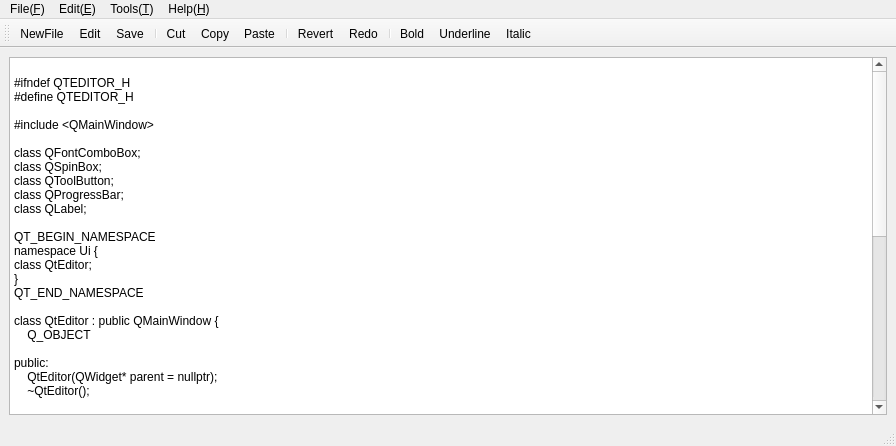
<?xml version="1.0" encoding="UTF-8"?>
<ui version="4.0">
 <class>QtEditor</class>
 <widget class="QMainWindow" name="QtEditor">
  <property name="geometry">
   <rect>
    <x>0</x>
    <y>0</y>
    <width>896</width>
    <height>446</height>
   </rect>
  </property>
  <property name="windowTitle">
   <string>QtEditor</string>
  </property>
  <widget class="QWidget" name="centralwidget">
   <layout class="QGridLayout" name="gridLayout">
    <item row="0" column="0">
     <widget class="QTextEdit" name="textEdit">
      <property name="html">
       <string>&lt;!DOCTYPE HTML PUBLIC &quot;-//W3C//DTD HTML 4.0//EN&quot; &quot;http://www.w3.org/TR/REC-html40/strict.dtd&quot;&gt;
&lt;html&gt;&lt;head&gt;&lt;meta name=&quot;qrichtext&quot; content=&quot;1&quot; /&gt;&lt;meta charset=&quot;utf-8&quot; /&gt;&lt;style type=&quot;text/css&quot;&gt;
p, li { white-space: pre-wrap; }
hr { height: 1px; border-width: 0; }
li.unchecked::marker { content: &quot;\2610&quot;; }
li.checked::marker { content: &quot;\2612&quot;; }
&lt;/style&gt;&lt;/head&gt;&lt;body style=&quot; font-family:'Microsoft YaHei UI'; font-size:9pt; font-weight:400; font-style:normal;&quot;&gt;
&lt;p style=&quot;-qt-paragraph-type:empty; margin-top:0px; margin-bottom:0px; margin-left:0px; margin-right:0px; -qt-block-indent:0; text-indent:0px;&quot;&gt;&lt;br /&gt;&lt;/p&gt;
&lt;p style=&quot; margin-top:0px; margin-bottom:0px; margin-left:0px; margin-right:0px; -qt-block-indent:0; text-indent:0px;&quot;&gt;#ifndef QTEDITOR_H&lt;/p&gt;
&lt;p style=&quot; margin-top:0px; margin-bottom:0px; margin-left:0px; margin-right:0px; -qt-block-indent:0; text-indent:0px;&quot;&gt;#define QTEDITOR_H&lt;/p&gt;
&lt;p style=&quot;-qt-paragraph-type:empty; margin-top:0px; margin-bottom:0px; margin-left:0px; margin-right:0px; -qt-block-indent:0; text-indent:0px;&quot;&gt;&lt;br /&gt;&lt;/p&gt;
&lt;p style=&quot; margin-top:0px; margin-bottom:0px; margin-left:0px; margin-right:0px; -qt-block-indent:0; text-indent:0px;&quot;&gt;#include &amp;lt;QMainWindow&amp;gt;&lt;/p&gt;
&lt;p style=&quot;-qt-paragraph-type:empty; margin-top:0px; margin-bottom:0px; margin-left:0px; margin-right:0px; -qt-block-indent:0; text-indent:0px;&quot;&gt;&lt;br /&gt;&lt;/p&gt;
&lt;p style=&quot; margin-top:0px; margin-bottom:0px; margin-left:0px; margin-right:0px; -qt-block-indent:0; text-indent:0px;&quot;&gt;class QFontComboBox;&lt;/p&gt;
&lt;p style=&quot; margin-top:0px; margin-bottom:0px; margin-left:0px; margin-right:0px; -qt-block-indent:0; text-indent:0px;&quot;&gt;class QSpinBox;&lt;/p&gt;
&lt;p style=&quot; margin-top:0px; margin-bottom:0px; margin-left:0px; margin-right:0px; -qt-block-indent:0; text-indent:0px;&quot;&gt;class QToolButton;&lt;/p&gt;
&lt;p style=&quot; margin-top:0px; margin-bottom:0px; margin-left:0px; margin-right:0px; -qt-block-indent:0; text-indent:0px;&quot;&gt;class QProgressBar;&lt;/p&gt;
&lt;p style=&quot; margin-top:0px; margin-bottom:0px; margin-left:0px; margin-right:0px; -qt-block-indent:0; text-indent:0px;&quot;&gt;class QLabel;&lt;/p&gt;
&lt;p style=&quot;-qt-paragraph-type:empty; margin-top:0px; margin-bottom:0px; margin-left:0px; margin-right:0px; -qt-block-indent:0; text-indent:0px;&quot;&gt;&lt;br /&gt;&lt;/p&gt;
&lt;p style=&quot; margin-top:0px; margin-bottom:0px; margin-left:0px; margin-right:0px; -qt-block-indent:0; text-indent:0px;&quot;&gt;QT_BEGIN_NAMESPACE&lt;/p&gt;
&lt;p style=&quot; margin-top:0px; margin-bottom:0px; margin-left:0px; margin-right:0px; -qt-block-indent:0; text-indent:0px;&quot;&gt;namespace Ui {&lt;/p&gt;
&lt;p style=&quot; margin-top:0px; margin-bottom:0px; margin-left:0px; margin-right:0px; -qt-block-indent:0; text-indent:0px;&quot;&gt;class QtEditor;&lt;/p&gt;
&lt;p style=&quot; margin-top:0px; margin-bottom:0px; margin-left:0px; margin-right:0px; -qt-block-indent:0; text-indent:0px;&quot;&gt;}&lt;/p&gt;
&lt;p style=&quot; margin-top:0px; margin-bottom:0px; margin-left:0px; margin-right:0px; -qt-block-indent:0; text-indent:0px;&quot;&gt;QT_END_NAMESPACE&lt;/p&gt;
&lt;p style=&quot;-qt-paragraph-type:empty; margin-top:0px; margin-bottom:0px; margin-left:0px; margin-right:0px; -qt-block-indent:0; text-indent:0px;&quot;&gt;&lt;br /&gt;&lt;/p&gt;
&lt;p style=&quot; margin-top:0px; margin-bottom:0px; margin-left:0px; margin-right:0px; -qt-block-indent:0; text-indent:0px;&quot;&gt;class QtEditor : public QMainWindow {&lt;/p&gt;
&lt;p style=&quot; margin-top:0px; margin-bottom:0px; margin-left:0px; margin-right:0px; -qt-block-indent:0; text-indent:0px;&quot;&gt;    Q_OBJECT&lt;/p&gt;
&lt;p style=&quot;-qt-paragraph-type:empty; margin-top:0px; margin-bottom:0px; margin-left:0px; margin-right:0px; -qt-block-indent:0; text-indent:0px;&quot;&gt;&lt;br /&gt;&lt;/p&gt;
&lt;p style=&quot; margin-top:0px; margin-bottom:0px; margin-left:0px; margin-right:0px; -qt-block-indent:0; text-indent:0px;&quot;&gt;public:&lt;/p&gt;
&lt;p style=&quot; margin-top:0px; margin-bottom:0px; margin-left:0px; margin-right:0px; -qt-block-indent:0; text-indent:0px;&quot;&gt;    QtEditor(QWidget* parent = nullptr);&lt;/p&gt;
&lt;p style=&quot; margin-top:0px; margin-bottom:0px; margin-left:0px; margin-right:0px; -qt-block-indent:0; text-indent:0px;&quot;&gt;    ~QtEditor();&lt;/p&gt;
&lt;p style=&quot;-qt-paragraph-type:empty; margin-top:0px; margin-bottom:0px; margin-left:0px; margin-right:0px; -qt-block-indent:0; text-indent:0px;&quot;&gt;&lt;br /&gt;&lt;/p&gt;
&lt;p style=&quot; margin-top:0px; margin-bottom:0px; margin-left:0px; margin-right:0px; -qt-block-indent:0; text-indent:0px;&quot;&gt;private slots:&lt;/p&gt;
&lt;p style=&quot; margin-top:0px; margin-bottom:0px; margin-left:0px; margin-right:0px; -qt-block-indent:0; text-indent:0px;&quot;&gt;    void on_actionNewFile_triggered();&lt;/p&gt;
&lt;p style=&quot;-qt-paragraph-type:empty; margin-top:0px; margin-bottom:0px; margin-left:0px; margin-right:0px; -qt-block-indent:0; text-indent:0px;&quot;&gt;&lt;br /&gt;&lt;/p&gt;
&lt;p style=&quot; margin-top:0px; margin-bottom:0px; margin-left:0px; margin-right:0px; -qt-block-indent:0; text-indent:0px;&quot;&gt;    void on_actionEdit_triggered();&lt;/p&gt;
&lt;p style=&quot;-qt-paragraph-type:empty; margin-top:0px; margin-bottom:0px; margin-left:0px; margin-right:0px; -qt-block-indent:0; text-indent:0px;&quot;&gt;&lt;br /&gt;&lt;/p&gt;
&lt;p style=&quot; margin-top:0px; margin-bottom:0px; margin-left:0px; margin-right:0px; -qt-block-indent:0; text-indent:0px;&quot;&gt;    void on_actionSave_triggered();&lt;/p&gt;
&lt;p style=&quot;-qt-paragraph-type:empty; margin-top:0px; margin-bottom:0px; margin-left:0px; margin-right:0px; -qt-block-indent:0; text-indent:0px;&quot;&gt;&lt;br /&gt;&lt;/p&gt;
&lt;p style=&quot; margin-top:0px; margin-bottom:0px; margin-left:0px; margin-right:0px; -qt-block-indent:0; text-indent:0px;&quot;&gt;    void on_textEdit_copyAvailable(bool b);&lt;/p&gt;
&lt;p style=&quot;-qt-paragraph-type:empty; margin-top:0px; margin-bottom:0px; margin-left:0px; margin-right:0px; -qt-block-indent:0; text-indent:0px;&quot;&gt;&lt;br /&gt;&lt;/p&gt;
&lt;p style=&quot; margin-top:0px; margin-bottom:0px; margin-left:0px; margin-right:0px; -qt-block-indent:0; text-indent:0px;&quot;&gt;    void on_textEdit_selectionChanged();&lt;/p&gt;
&lt;p style=&quot; margin-top:0px; margin-bottom:0px; margin-left:0px; margin-right:0px; -qt-block-indent:0; text-indent:0px;&quot;&gt;    &lt;/p&gt;
&lt;p style=&quot; margin-top:0px; margin-bottom:0px; margin-left:0px; margin-right:0px; -qt-block-indent:0; text-indent:0px;&quot;&gt;    void on_actionBold_triggered(bool checked);&lt;/p&gt;
&lt;p style=&quot; margin-top:0px; margin-bottom:0px; margin-left:0px; margin-right:0px; -qt-block-indent:0; text-indent:0px;&quot;&gt;    &lt;/p&gt;
&lt;p style=&quot; margin-top:0px; margin-bottom:0px; margin-left:0px; margin-right:0px; -qt-block-indent:0; text-indent:0px;&quot;&gt;private:&lt;/p&gt;
&lt;p style=&quot; margin-top:0px; margin-bottom:0px; margin-left:0px; margin-right:0px; -qt-block-indent:0; text-indent:0px;&quot;&gt;    Ui::QtEditor* ui;&lt;/p&gt;
&lt;p style=&quot; margin-top:0px; margin-bottom:0px; margin-left:0px; margin-right:0px; -qt-block-indent:0; text-indent:0px;&quot;&gt;    QFontComboBox* comboFont;&lt;/p&gt;
&lt;p style=&quot; margin-top:0px; margin-bottom:0px; margin-left:0px; margin-right:0px; -qt-block-indent:0; text-indent:0px;&quot;&gt;    QSpinBox* spinFontSize;&lt;/p&gt;
&lt;p style=&quot; margin-top:0px; margin-bottom:0px; margin-left:0px; margin-right:0px; -qt-block-indent:0; text-indent:0px;&quot;&gt;    QToolButton* langZhEn;&lt;/p&gt;
&lt;p style=&quot; margin-top:0px; margin-bottom:0px; margin-left:0px; margin-right:0px; -qt-block-indent:0; text-indent:0px;&quot;&gt;    QLabel* labStatus;&lt;/p&gt;
&lt;p style=&quot; margin-top:0px; margin-bottom:0px; margin-left:0px; margin-right:0px; -qt-block-indent:0; text-indent:0px;&quot;&gt;    QLabel* labInfo;&lt;/p&gt;
&lt;p style=&quot; margin-top:0px; margin-bottom:0px; margin-left:0px; margin-right:0px; -qt-block-indent:0; text-indent:0px;&quot;&gt;    QProgressBar* progress;&lt;/p&gt;
&lt;p style=&quot; margin-top:0px; margin-bottom:0px; margin-left:0px; margin-right:0px; -qt-block-indent:0; text-indent:0px;&quot;&gt;};&lt;/p&gt;
&lt;p style=&quot;-qt-paragraph-type:empty; margin-top:0px; margin-bottom:0px; margin-left:0px; margin-right:0px; -qt-block-indent:0; text-indent:0px;&quot;&gt;&lt;br /&gt;&lt;/p&gt;
&lt;p style=&quot; margin-top:0px; margin-bottom:0px; margin-left:0px; margin-right:0px; -qt-block-indent:0; text-indent:0px;&quot;&gt;#endif // QTEDITOR_H&lt;/p&gt;
&lt;p style=&quot;-qt-paragraph-type:empty; margin-top:0px; margin-bottom:0px; margin-left:0px; margin-right:0px; -qt-block-indent:0; text-indent:0px;&quot;&gt;&lt;br /&gt;&lt;/p&gt;&lt;/body&gt;&lt;/html&gt;</string>
      </property>
     </widget>
    </item>
   </layout>
  </widget>
  <widget class="QMenuBar" name="menubar">
   <property name="geometry">
    <rect>
     <x>0</x>
     <y>0</y>
     <width>896</width>
     <height>26</height>
    </rect>
   </property>
   <widget class="QMenu" name="menuFile_F">
    <property name="title">
     <string>File(&amp;F)</string>
    </property>
    <addaction name="actionNewFile"/>
    <addaction name="actionEdit"/>
    <addaction name="actionSave"/>
   </widget>
   <widget class="QMenu" name="menuEdit_E">
    <property name="title">
     <string>Edit(&amp;E)</string>
    </property>
    <addaction name="actionCut"/>
    <addaction name="actionCopy"/>
    <addaction name="actionPaste"/>
    <addaction name="separator"/>
    <addaction name="actionRevert"/>
    <addaction name="actionRedo"/>
   </widget>
   <widget class="QMenu" name="menuTools_T">
    <property name="title">
     <string>Tools(&amp;T)</string>
    </property>
   </widget>
   <widget class="QMenu" name="menuHelp">
    <property name="title">
     <string>Help(&amp;H)</string>
    </property>
   </widget>
   <addaction name="menuFile_F"/>
   <addaction name="menuEdit_E"/>
   <addaction name="menuTools_T"/>
   <addaction name="menuHelp"/>
  </widget>
  <widget class="QStatusBar" name="statusbar"/>
  <widget class="QToolBar" name="toolBar">
   <property name="windowTitle">
    <string>toolBar</string>
   </property>
   <property name="iconSize">
    <size>
     <width>24</width>
     <height>24</height>
    </size>
   </property>
   <property name="toolButtonStyle">
    <enum>Qt::ToolButtonTextUnderIcon</enum>
   </property>
   <attribute name="toolBarArea">
    <enum>TopToolBarArea</enum>
   </attribute>
   <attribute name="toolBarBreak">
    <bool>false</bool>
   </attribute>
   <addaction name="actionNewFile"/>
   <addaction name="actionEdit"/>
   <addaction name="actionSave"/>
   <addaction name="separator"/>
   <addaction name="actionCut"/>
   <addaction name="actionCopy"/>
   <addaction name="actionPaste"/>
   <addaction name="separator"/>
   <addaction name="actionRevert"/>
   <addaction name="actionRedo"/>
   <addaction name="separator"/>
   <addaction name="actionBold"/>
   <addaction name="actionUnderline"/>
   <addaction name="actionItalic"/>
  </widget>
  <action name="actionNewFile">
   <property name="icon">
    <iconset resource="res.qrc">
     <normaloff>:/icon/xinjianwenjian.svg</normaloff>:/icon/xinjianwenjian.svg</iconset>
   </property>
   <property name="text">
    <string>NewFile</string>
   </property>
   <property name="toolTip">
    <string>Create new File</string>
   </property>
   <property name="shortcut">
    <string>Ctrl+N</string>
   </property>
  </action>
  <action name="actionEdit">
   <property name="icon">
    <iconset resource="res.qrc">
     <normaloff>:/icon/text-pen.svg</normaloff>:/icon/text-pen.svg</iconset>
   </property>
   <property name="text">
    <string>Edit</string>
   </property>
   <property name="toolTip">
    <string>Edit the file</string>
   </property>
  </action>
  <action name="actionSave">
   <property name="icon">
    <iconset resource="res.qrc">
     <normaloff>:/icon/baocun.svg</normaloff>:/icon/baocun.svg</iconset>
   </property>
   <property name="text">
    <string>Save</string>
   </property>
   <property name="toolTip">
    <string>Save file</string>
   </property>
   <property name="shortcut">
    <string>Ctrl+S</string>
   </property>
  </action>
  <action name="actionCut">
   <property name="icon">
    <iconset resource="res.qrc">
     <normaloff>:/icon/cut.svg</normaloff>:/icon/cut.svg</iconset>
   </property>
   <property name="text">
    <string>Cut</string>
   </property>
   <property name="toolTip">
    <string>Cut select</string>
   </property>
   <property name="shortcut">
    <string>Ctrl+X</string>
   </property>
  </action>
  <action name="actionCopy">
   <property name="icon">
    <iconset resource="res.qrc">
     <normaloff>:/icon/fuzhi.svg</normaloff>:/icon/fuzhi.svg</iconset>
   </property>
   <property name="text">
    <string>Copy</string>
   </property>
   <property name="toolTip">
    <string>Copy select</string>
   </property>
   <property name="shortcut">
    <string>Ctrl+C</string>
   </property>
  </action>
  <action name="actionPaste">
   <property name="icon">
    <iconset resource="res.qrc">
     <normaloff>:/icon/paste.svg</normaloff>:/icon/paste.svg</iconset>
   </property>
   <property name="text">
    <string>Paste</string>
   </property>
   <property name="toolTip">
    <string>Paste from...</string>
   </property>
   <property name="shortcut">
    <string>Ctrl+V</string>
   </property>
  </action>
  <action name="actionRevert">
   <property name="icon">
    <iconset resource="res.qrc">
     <normaloff>:/icon/chexiao.svg</normaloff>:/icon/chexiao.svg</iconset>
   </property>
   <property name="text">
    <string>Revert</string>
   </property>
   <property name="toolTip">
    <string>Revert last</string>
   </property>
  </action>
  <action name="actionRedo">
   <property name="icon">
    <iconset resource="res.qrc">
     <normaloff>:/icon/chongzuo.svg</normaloff>:/icon/chongzuo.svg</iconset>
   </property>
   <property name="text">
    <string>Redo</string>
   </property>
   <property name="toolTip">
    <string>Redo last</string>
   </property>
  </action>
  <action name="actionQuit">
   <property name="icon">
    <iconset resource="res.qrc">
     <normaloff>:/icon/guanbi_2.svg</normaloff>:/icon/guanbi_2.svg</iconset>
   </property>
   <property name="text">
    <string>Quit</string>
   </property>
   <property name="toolTip">
    <string>Quit app..</string>
   </property>
   <property name="shortcut">
    <string>Ctrl+Q</string>
   </property>
  </action>
  <action name="actionBold">
   <property name="checkable">
    <bool>true</bool>
   </property>
   <property name="icon">
    <iconset resource="res.qrc">
     <normaloff>:/icon/cuti.svg</normaloff>:/icon/cuti.svg</iconset>
   </property>
   <property name="text">
    <string>Bold</string>
   </property>
  </action>
  <action name="actionItalic">
   <property name="checkable">
    <bool>true</bool>
   </property>
   <property name="icon">
    <iconset resource="res.qrc">
     <normaloff>:/icon/italic.svg</normaloff>:/icon/italic.svg</iconset>
   </property>
   <property name="text">
    <string>Italic</string>
   </property>
  </action>
  <action name="actionUnderline">
   <property name="checkable">
    <bool>true</bool>
   </property>
   <property name="icon">
    <iconset resource="res.qrc">
     <normaloff>:/icon/xiahuaxian.svg</normaloff>:/icon/xiahuaxian.svg</iconset>
   </property>
   <property name="text">
    <string>Underline</string>
   </property>
  </action>
  <action name="actionZhEn">
   <property name="checkable">
    <bool>false</bool>
   </property>
   <property name="icon">
    <iconset resource="res.qrc">
     <normaloff>:/icon/lang_en.svg</normaloff>:/icon/lang_en.svg</iconset>
   </property>
   <property name="text">
    <string>zh_CN</string>
   </property>
  </action>
 </widget>
 <resources>
  <include location="res.qrc"/>
 </resources>
 <connections>
  <connection>
   <sender>actionCut</sender>
   <signal>triggered()</signal>
   <receiver>textEdit</receiver>
   <slot>cut()</slot>
   <hints>
    <hint type="sourcelabel">
     <x>-1</x>
     <y>-1</y>
    </hint>
    <hint type="destinationlabel">
     <x>447</x>
     <y>252</y>
    </hint>
   </hints>
  </connection>
  <connection>
   <sender>actionCopy</sender>
   <signal>triggered()</signal>
   <receiver>textEdit</receiver>
   <slot>copy()</slot>
   <hints>
    <hint type="sourcelabel">
     <x>-1</x>
     <y>-1</y>
    </hint>
    <hint type="destinationlabel">
     <x>447</x>
     <y>252</y>
    </hint>
   </hints>
  </connection>
  <connection>
   <sender>actionPaste</sender>
   <signal>triggered()</signal>
   <receiver>textEdit</receiver>
   <slot>paste()</slot>
   <hints>
    <hint type="sourcelabel">
     <x>-1</x>
     <y>-1</y>
    </hint>
    <hint type="destinationlabel">
     <x>447</x>
     <y>252</y>
    </hint>
   </hints>
  </connection>
  <connection>
   <sender>actionRevert</sender>
   <signal>triggered()</signal>
   <receiver>textEdit</receiver>
   <slot>undo()</slot>
   <hints>
    <hint type="sourcelabel">
     <x>-1</x>
     <y>-1</y>
    </hint>
    <hint type="destinationlabel">
     <x>447</x>
     <y>252</y>
    </hint>
   </hints>
  </connection>
  <connection>
   <sender>actionRedo</sender>
   <signal>triggered()</signal>
   <receiver>textEdit</receiver>
   <slot>redo()</slot>
   <hints>
    <hint type="sourcelabel">
     <x>-1</x>
     <y>-1</y>
    </hint>
    <hint type="destinationlabel">
     <x>447</x>
     <y>252</y>
    </hint>
   </hints>
  </connection>
  <connection>
   <sender>textEdit</sender>
   <signal>undoAvailable(bool)</signal>
   <receiver>actionRevert</receiver>
   <slot>setEnabled(bool)</slot>
   <hints>
    <hint type="sourcelabel">
     <x>447</x>
     <y>252</y>
    </hint>
    <hint type="destinationlabel">
     <x>-1</x>
     <y>-1</y>
    </hint>
   </hints>
  </connection>
  <connection>
   <sender>textEdit</sender>
   <signal>redoAvailable(bool)</signal>
   <receiver>actionRedo</receiver>
   <slot>setEnabled(bool)</slot>
   <hints>
    <hint type="sourcelabel">
     <x>447</x>
     <y>252</y>
    </hint>
    <hint type="destinationlabel">
     <x>-1</x>
     <y>-1</y>
    </hint>
   </hints>
  </connection>
 </connections>
</ui>
